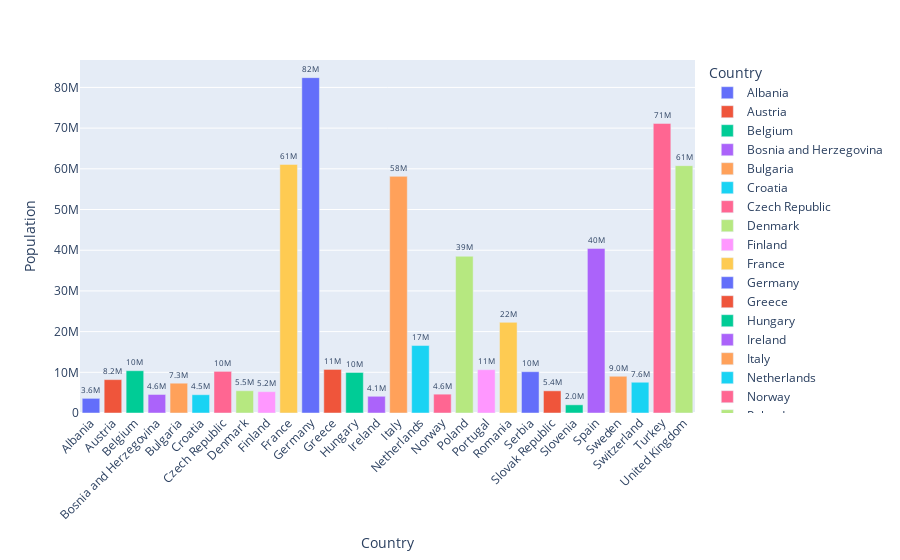

Source (notebook cell):
### Code cell
fig = px.bar(
    df_europe,
    y="pop",
    x="country",
    text="pop",
    color="country",
    labels={
        "pop": "Population",
        "country": "Country",
    }
)

fig.update_traces(
    texttemplate="%{text:.2s}",
    textposition="outside",
)

fig.update_layout(
    uniformtext_minsize=8
)

fig.update_layout(
    xaxis_tickangle=-45
)

fig

### Figure 1 — Plotly figure (JSON) as saved in the notebook; plotly's stock layout.template omitted (floating-point values rounded to 4 significant figures)
{"data": [{"alignmentgroup": "True", "hovertemplate": "Country=%{x}<br>Population=%{text}<extra></extra>", "legendgroup": "Albania", "marker": {"color": "#636efa"}, "name": "Albania", "offsetgroup": "Albania", "orientation": "v", "showlegend": true, "text": [3600523], "textposition": "outside", "texttemplate": "%{text:.2s}", "type": "bar", "x": ["Albania"], "xaxis": "x", "y": [3600523], "yaxis": "y"}, {"alignmentgroup": "True", "hovertemplate": "Country=%{x}<br>Population=%{text}<extra></extra>", "legendgroup": "Austria", "marker": {"color": "#EF553B"}, "name": "Austria", "offsetgroup": "Austria", "orientation": "v", "showlegend": true, "text": [8199783], "textposition": "outside", "texttemplate": "%{text:.2s}", "type": "bar", "x": ["Austria"], "xaxis": "x", "y": [8199783], "yaxis": "y"}, {"alignmentgroup": "True", "hovertemplate": "Country=%{x}<br>Population=%{text}<extra></extra>", "legendgroup": "Belgium", "marker": {"color": "#00cc96"}, "name": "Belgium", "offsetgroup": "Belgium", "orientation": "v", "showlegend": true, "text": [10392226], "textposition": "outside", "texttemplate": "%{text:.2s}", "type": "bar", "x": ["Belgium"], "xaxis": "x", "y": [10392226], "yaxis": "y"}, {"alignmentgroup": "True", "hovertemplate": "Country=%{x}<br>Population=%{text}<extra></extra>", "legendgroup": "Bosnia and Herzegovina", "marker": {"color": "#ab63fa"}, "name": "Bosnia and Herzegovina", "offsetgroup": "Bosnia and Herzegovina", "orientation": "v", "showlegend": true, "text": [4552198], "textposition": "outside", "texttemplate": "%{text:.2s}", "type": "bar", "x": ["Bosnia and Herzegovina"], "xaxis": "x", "y": [4552198], "yaxis": "y"}, {"alignmentgroup": "True", "hovertemplate": "Country=%{x}<br>Population=%{text}<extra></extra>", "legendgroup": "Bulgaria", "marker": {"color": "#FFA15A"}, "name": "Bulgaria", "offsetgroup": "Bulgaria", "orientation": "v", "showlegend": true, "text": [7322858], "textposition": "outside", "texttemplate": "%{text:.2s}", "type": "bar", "x": ["Bulgaria"], "xaxis": "x", "y": [7322858], "yaxis": "y"}, {"alignmentgroup": "True", "hovertemplate": "Country=%{x}<br>Population=%{text}<extra></extra>", "legendgroup": "Croatia", "marker": {"color": "#19d3f3"}, "name": "Croatia", "offsetgroup": "Croatia", "orientation": "v", "showlegend": true, "text": [4493312], "textposition": "outside", "texttemplate": "%{text:.2s}", "type": "bar", "x": ["Croatia"], "xaxis": "x", "y": [4493312], "yaxis": "y"}, {"alignmentgroup": "True", "hovertemplate": "Country=%{x}<br>Population=%{text}<extra></extra>", "legendgroup": "Czech Republic", "marker": {"color": "#FF6692"}, "name": "Czech Republic", "offsetgroup": "Czech Republic", "orientation": "v", "showlegend": true, "text": [10228744], "textposition": "outside", "texttemplate": "%{text:.2s}", "type": "bar", "x": ["Czech Republic"], "xaxis": "x", "y": [10228744], "yaxis": "y"}, {"alignmentgroup": "True", "hovertemplate": "Country=%{x}<br>Population=%{text}<extra></extra>", "legendgroup": "Denmark", "marker": {"color": "#B6E880"}, "name": "Denmark", "offsetgroup": "Denmark", "orientation": "v", "showlegend": true, "text": [5468120], "textposition": "outside", "texttemplate": "%{text:.2s}", "type": "bar", "x": ["Denmark"], "xaxis": "x", "y": [5468120], "yaxis": "y"}, {"alignmentgroup": "True", "hovertemplate": "Country=%{x}<br>Population=%{text}<extra></extra>", "legendgroup": "Finland", "marker": {"color": "#FF97FF"}, "name": "Finland", "offsetgroup": "Finland", "orientation": "v", "showlegend": true, "text": [5238460], "textposition": "outside", "texttemplate": "%{text:.2s}", "type": "bar", "x": ["Finland"], "xaxis": "x", "y": [5238460], "yaxis": "y"}, {"alignmentgroup": "True", "hovertemplate": "Country=%{x}<br>Population=%{text}<extra></extra>", "legendgroup": "France", "marker": {"color": "#FECB52"}, "name": "France", "offsetgroup": "France", "orientation": "v", "showlegend": true, "text": [61083916], "textposition": "outside", "texttemplate": "%{text:.2s}", "type": "bar", "x": ["France"], "xaxis": "x", "y": [61083916], "yaxis": "y"}, {"alignmentgroup": "True", "hovertemplate": "Country=%{x}<br>Population=%{text}<extra></extra>", "legendgroup": "Germany", "marker": {"color": "#636efa"}, "name": "Germany", "offsetgroup": "Germany", "orientation": "v", "showlegend": true, "text": [82400996], "textposition": "outside", "texttemplate": "%{text:.2s}", "type": "bar", "x": ["Germany"], "xaxis": "x", "y": [82400996], "yaxis": "y"}, {"alignmentgroup": "True", "hovertemplate": "Country=%{x}<br>Population=%{text}<extra></extra>", "legendgroup": "Greece", "marker": {"color": "#EF553B"}, "name": "Greece", "offsetgroup": "Greece", "orientation": "v", "showlegend": true, "text": [10706290], "textposition": "outside", "texttemplate": "%{text:.2s}", "type": "bar", "x": ["Greece"], "xaxis": "x", "y": [10706290], "yaxis": "y"}, {"alignmentgroup": "True", "hovertemplate": "Country=%{x}<br>Population=%{text}<extra></extra>", "legendgroup": "Hungary", "marker": {"color": "#00cc96"}, "name": "Hungary", "offsetgroup": "Hungary", "orientation": "v", "showlegend": true, "text": [9956108], "textposition": "outside", "texttemplate": "%{text:.2s}", "type": "bar", "x": ["Hungary"], "xaxis": "x", "y": [9956108], "yaxis": "y"}, {"alignmentgroup": "True", "hovertemplate": "Country=%{x}<br>Population=%{text}<extra></extra>", "legendgroup": "Ireland", "marker": {"color": "#ab63fa"}, "name": "Ireland", "offsetgroup": "Ireland", "orientation": "v", "showlegend": true, "text": [4109086], "textposition": "outside", "texttemplate": "%{text:.2s}", "type": "bar", "x": ["Ireland"], "xaxis": "x", "y": [4109086], "yaxis": "y"}, {"alignmentgroup": "True", "hovertemplate": "Country=%{x}<br>Population=%{text}<extra></extra>", "legendgroup": "Italy", "marker": {"color": "#FFA15A"}, "name": "Italy", "offsetgroup": "Italy", "orientation": "v", "showlegend": true, "text": [58147733], "textposition": "outside", "texttemplate": "%{text:.2s}", "type": "bar", "x": ["Italy"], "xaxis": "x", "y": [58147733], "yaxis": "y"}, {"alignmentgroup": "True", "hovertemplate": "Country=%{x}<br>Population=%{text}<extra></extra>", "legendgroup": "Netherlands", "marker": {"color": "#19d3f3"}, "name": "Netherlands", "offsetgroup": "Netherlands", "orientation": "v", "showlegend": true, "text": [16570613], "textposition": "outside", "texttemplate": "%{text:.2s}", "type": "bar", "x": ["Netherlands"], "xaxis": "x", "y": [16570613], "yaxis": "y"}, {"alignmentgroup": "True", "hovertemplate": "Country=%{x}<br>Population=%{text}<extra></extra>", "legendgroup": "Norway", "marker": {"color": "#FF6692"}, "name": "Norway", "offsetgroup": "Norway", "orientation": "v", "showlegend": true, "text": [4627926], "textposition": "outside", "texttemplate": "%{text:.2s}", "type": "bar", "x": ["Norway"], "xaxis": "x", "y": [4627926], "yaxis": "y"}, {"alignmentgroup": "True", "hovertemplate": "Country=%{x}<br>Population=%{text}<extra></extra>", "legendgroup": "Poland", "marker": {"color": "#B6E880"}, "name": "Poland", "offsetgroup": "Poland", "orientation": "v", "showlegend": true, "text": [38518241], "textposition": "outside", "texttemplate": "%{text:.2s}", "type": "bar", "x": ["Poland"], "xaxis": "x", "y": [38518241], "yaxis": "y"}, {"alignmentgroup": "True", "hovertemplate": "Country=%{x}<br>Population=%{text}<extra></extra>", "legendgroup": "Portugal", "marker": {"color": "#FF97FF"}, "name": "Portugal", "offsetgroup": "Portugal", "orientation": "v", "showlegend": true, "text": [10642836], "textposition": "outside", "texttemplate": "%{text:.2s}", "type": "bar", "x": ["Portugal"], "xaxis": "x", "y": [10642836], "yaxis": "y"}, {"alignmentgroup": "True", "hovertemplate": "Country=%{x}<br>Population=%{text}<extra></extra>", "legendgroup": "Romania", "marker": {"color": "#FECB52"}, "name": "Romania", "offsetgroup": "Romania", "orientation": "v", "showlegend": true, "text": [22276056], "textposition": "outside", "texttemplate": "%{text:.2s}", "type": "bar", "x": ["Romania"], "xaxis": "x", "y": [22276056], "yaxis": "y"}, {"alignmentgroup": "True", "hovertemplate": "Country=%{x}<br>Population=%{text}<extra></extra>", "legendgroup": "Serbia", "marker": {"color": "#636efa"}, "name": "Serbia", "offsetgroup": "Serbia", "orientation": "v", "showlegend": true, "text": [10150265], "textposition": "outside", "texttemplate": "%{text:.2s}", "type": "bar", "x": ["Serbia"], "xaxis": "x", "y": [10150265], "yaxis": "y"}, {"alignmentgroup": "True", "hovertemplate": "Country=%{x}<br>Population=%{text}<extra></extra>", "legendgroup": "Slovak Republic", "marker": {"color": "#EF553B"}, "name": "Slovak Republic", "offsetgroup": "Slovak Republic", "orientation": "v", "showlegend": true, "text": [5447502], "textposition": "outside", "texttemplate": "%{text:.2s}", "type": "bar", "x": ["Slovak Republic"], "xaxis": "x", "y": [5447502], "yaxis": "y"}, {"alignmentgroup": "True", "hovertemplate": "Country=%{x}<br>Population=%{text}<extra></extra>", "legendgroup": "Slovenia", "marker": {"color": "#00cc96"}, "name": "Slovenia", "offsetgroup": "Slovenia", "orientation": "v", "showlegend": true, "text": [2009245], "textposition": "outside", "texttemplate": "%{text:.2s}", "type": "bar", "x": ["Slovenia"], "xaxis": "x", "y": [2009245], "yaxis": "y"}, {"alignmentgroup": "True", "hovertemplate": "Country=%{x}<br>Population=%{text}<extra></extra>", "legendgroup": "Spain", "marker": {"color": "#ab63fa"}, "name": "Spain", "offsetgroup": "Spain", "orientation": "v", "showlegend": true, "text": [40448191], "textposition": "outside", "texttemplate": "%{text:.2s}", "type": "bar", "x": ["Spain"], "xaxis": "x", "y": [40448191], "yaxis": "y"}, {"alignmentgroup": "True", "hovertemplate": "Country=%{x}<br>Population=%{text}<extra></extra>", "legendgroup": "Sweden", "marker": {"color": "#FFA15A"}, "name": "Sweden", "offsetgroup": "Sweden", "orientation": "v", "showlegend": true, "text": [9031088], "textposition": "outside", "texttemplate": "%{text:.2s}", "type": "bar", "x": ["Sweden"], "xaxis": "x", "y": [9031088], "yaxis": "y"}, {"alignmentgroup": "True", "hovertemplate": "Country=%{x}<br>Population=%{text}<extra></extra>", "legendgroup": "Switzerland", "marker": {"color": "#19d3f3"}, "name": "Switzerland", "offsetgroup": "Switzerland", "orientation": "v", "showlegend": true, "text": [7554661], "textposition": "outside", "texttemplate": "%{text:.2s}", "type": "bar", "x": ["Switzerland"], "xaxis": "x", "y": [7554661], "yaxis": "y"}, {"alignmentgroup": "True", "hovertemplate": "Country=%{x}<br>Population=%{text}<extra></extra>", "legendgroup": "Turkey", "marker": {"color": "#FF6692"}, "name": "Turkey", "offsetgroup": "Turkey", "orientation": "v", "showlegend": true, "text": [71158647], "textposition": "outside", "texttemplate": "%{text:.2s}", "type": "bar", "x": ["Turkey"], "xaxis": "x", "y": [71158647], "yaxis": "y"}, {"alignmentgroup": "True", "hovertemplate": "Country=%{x}<br>Population=%{text}<extra></extra>", "legendgroup": "United Kingdom", "marker": {"color": "#B6E880"}, "name": "United Kingdom", "offsetgroup": "United Kingdom", "orientation": "v", "showlegend": true, "text": [60776238], "textposition": "outside", "texttemplate": "%{text:.2s}", "type": "bar", "x": ["United Kingdom"], "xaxis": "x", "y": [60776238], "yaxis": "y"}], "layout": {"autosize": true, "barmode": "relative", "legend": {"title": {"text": "Country"}, "tracegroupgap": 0}, "margin": {"t": 60}, "uniformtext": {"minsize": 8}, "xaxis": {"anchor": "y", "autorange": true, "categoryarray": ["Albania", "Austria", "Belgium", "Bosnia and Herzegovina", "Bulgaria", "Croatia", "Czech Republic", "Denmark", "Finland", "France", "Germany", "Greece", "Hungary", "Ireland", "Italy", "Netherlands", "Norway", "Poland", "Portugal", "Romania", "Serbia", "Slovak Republic", "Slovenia", "Spain", "Sweden", "Switzerland", "Turkey", "United Kingdom"], "categoryorder": "array", "domain": [0, 1], "range": [-0.5, 27.5], "tickangle": -45, "title": {"text": "Country"}, "type": "category"}, "yaxis": {"anchor": "x", "autorange": true, "domain": [0, 1], "range": [0, 86740000.0], "title": {"text": "Population"}, "type": "linear"}}}
